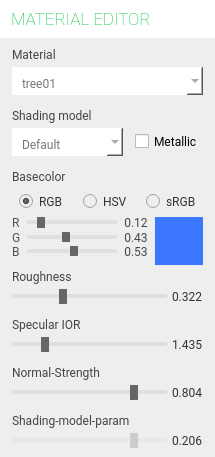
<?xml version="1.0" encoding="UTF-8"?>
<ui version="4.0">
 <class>MainWindow</class>
 <widget class="QMainWindow" name="MainWindow">
  <property name="geometry">
   <rect>
    <x>0</x>
    <y>0</y>
    <width>215</width>
    <height>457</height>
   </rect>
  </property>
  <property name="minimumSize">
   <size>
    <width>215</width>
    <height>457</height>
   </size>
  </property>
  <property name="maximumSize">
   <size>
    <width>215</width>
    <height>457</height>
   </size>
  </property>
  <property name="windowTitle">
   <string>Material Editor</string>
  </property>
  <property name="styleSheet">
   <string notr="true">QMainWindow { background: #eee; }
*, QLabel { font-family: Roboto; font-weight: 300; }

QSlider::groove:horizontal {
	border: 0;
	height: 4px;
	background: rgba(0, 0, 0, 15);
}

QSlider::handle:horizonal {
	background: #666;
	width: 8px;
	margin: -6px 0;
}

QSlider::handle:horizontal:disabled {
	background: #ccc;
}
QSlider::groove:horizontal:disabled {
	background: rgba(0, 0, 0, 8);
}

QRadioButton {
	background: #eee;
	padding: 4px 6px 3px;
   font-size: 12px;
	color: #333;
}

QRadioButton::indicator {
	width: 15px;
	height: 15px;
	margin-top: -1px;
}

QRadioButton:checked {
font-weight: bold;
}


QComboBox {
border: 0;
background: #fff;
padding: 5px 10px 1px;
font-family: Roboto;
color: #777;
font-size: 12px;
}

QComboBox::down-arrow {
	border: 0;
	margin: -3px;
	background: #ddd;
	margin-left: -16px;
margin-bottom: -4px;
    image: url(&quot;:/img/down-arrow.png&quot;);
}




QLabel {
	color: #444;
}</string>
  </property>
  <widget class="QWidget" name="centralwidget">
   <layout class="QGridLayout" name="gridLayout_2">
    <property name="verticalSpacing">
     <number>0</number>
    </property>
    <property name="margin">
     <number>0</number>
    </property>
    <item row="1" column="0">
     <layout class="QVBoxLayout" name="verticalLayout">
      <property name="spacing">
       <number>5</number>
      </property>
      <property name="leftMargin">
       <number>12</number>
      </property>
      <property name="topMargin">
       <number>9</number>
      </property>
      <property name="rightMargin">
       <number>12</number>
      </property>
      <property name="bottomMargin">
       <number>9</number>
      </property>
      <item>
       <widget class="QLabel" name="label_2">
        <property name="text">
         <string>Material</string>
        </property>
       </widget>
      </item>
      <item>
       <widget class="QComboBox" name="cb_material">
        <property name="minimumSize">
         <size>
          <width>0</width>
          <height>28</height>
         </size>
        </property>
        <item>
         <property name="text">
          <string>tree01</string>
         </property>
        </item>
       </widget>
      </item>
      <item>
       <spacer name="verticalSpacer">
        <property name="orientation">
         <enum>Qt::Vertical</enum>
        </property>
        <property name="sizeType">
         <enum>QSizePolicy::Fixed</enum>
        </property>
        <property name="sizeHint" stdset="0">
         <size>
          <width>20</width>
          <height>8</height>
         </size>
        </property>
       </spacer>
      </item>
      <item>
       <widget class="QLabel" name="label_14">
        <property name="text">
         <string>Shading model</string>
        </property>
       </widget>
      </item>
      <item>
       <layout class="QHBoxLayout" name="horizontalLayout" stretch="1,0">
        <property name="spacing">
         <number>12</number>
        </property>
        <item>
         <widget class="QComboBox" name="cb_shading_model">
          <property name="minimumSize">
           <size>
            <width>0</width>
            <height>28</height>
           </size>
          </property>
          <item>
           <property name="text">
            <string>Default</string>
           </property>
          </item>
          <item>
           <property name="text">
            <string>Emissive</string>
           </property>
          </item>
          <item>
           <property name="text">
            <string>Transparent</string>
           </property>
          </item>
         </widget>
        </item>
        <item>
         <widget class="QCheckBox" name="cb_metallic">
          <property name="text">
           <string>Metallic</string>
          </property>
         </widget>
        </item>
       </layout>
      </item>
      <item>
       <spacer name="verticalSpacer_2">
        <property name="orientation">
         <enum>Qt::Vertical</enum>
        </property>
        <property name="sizeType">
         <enum>QSizePolicy::Fixed</enum>
        </property>
        <property name="sizeHint" stdset="0">
         <size>
          <width>20</width>
          <height>8</height>
         </size>
        </property>
       </spacer>
      </item>
      <item>
       <widget class="QLabel" name="label_15">
        <property name="text">
         <string>Basecolor</string>
        </property>
       </widget>
      </item>
      <item>
       <layout class="QHBoxLayout" name="horizontalLayout_3">
        <property name="spacing">
         <number>0</number>
        </property>
        <item>
         <widget class="QRadioButton" name="cb_rgb">
          <property name="text">
           <string>RGB</string>
          </property>
          <property name="checked">
           <bool>true</bool>
          </property>
         </widget>
        </item>
        <item>
         <widget class="QRadioButton" name="cb_hsv">
          <property name="text">
           <string>HSV</string>
          </property>
         </widget>
        </item>
        <item>
         <widget class="QRadioButton" name="cb_srgb">
          <property name="text">
           <string>sRGB</string>
          </property>
         </widget>
        </item>
       </layout>
      </item>
      <item>
       <layout class="QHBoxLayout" name="horizontalLayout_2">
        <property name="spacing">
         <number>4</number>
        </property>
        <property name="leftMargin">
         <number>0</number>
        </property>
        <item>
         <layout class="QGridLayout" name="gridLayout">
          <item row="2" column="0">
           <widget class="QLabel" name="lbl_basecolor3">
            <property name="minimumSize">
             <size>
              <width>11</width>
              <height>0</height>
             </size>
            </property>
            <property name="styleSheet">
             <string notr="true">background: transparent; color: #555; </string>
            </property>
            <property name="text">
             <string>B</string>
            </property>
           </widget>
          </item>
          <item row="2" column="1">
           <widget class="QSlider" name="basecolor_3">
            <property name="maximum">
             <number>100</number>
            </property>
            <property name="value">
             <number>53</number>
            </property>
            <property name="orientation">
             <enum>Qt::Horizontal</enum>
            </property>
           </widget>
          </item>
          <item row="1" column="0">
           <widget class="QLabel" name="lbl_basecolor2">
            <property name="minimumSize">
             <size>
              <width>11</width>
              <height>0</height>
             </size>
            </property>
            <property name="styleSheet">
             <string notr="true">background: transparent; color: #555; </string>
            </property>
            <property name="text">
             <string>G</string>
            </property>
           </widget>
          </item>
          <item row="2" column="2">
           <widget class="QLabel" name="lbl_basecolor_val3">
            <property name="minimumSize">
             <size>
              <width>30</width>
              <height>0</height>
             </size>
            </property>
            <property name="maximumSize">
             <size>
              <width>30</width>
              <height>16777215</height>
             </size>
            </property>
            <property name="styleSheet">
             <string notr="true">background: transparent;</string>
            </property>
            <property name="text">
             <string>0.53</string>
            </property>
            <property name="alignment">
             <set>Qt::AlignCenter</set>
            </property>
           </widget>
          </item>
          <item row="1" column="2">
           <widget class="QLabel" name="lbl_basecolor_val2">
            <property name="minimumSize">
             <size>
              <width>30</width>
              <height>0</height>
             </size>
            </property>
            <property name="maximumSize">
             <size>
              <width>30</width>
              <height>16777215</height>
             </size>
            </property>
            <property name="styleSheet">
             <string notr="true">background: transparent;</string>
            </property>
            <property name="text">
             <string>0.43</string>
            </property>
            <property name="alignment">
             <set>Qt::AlignCenter</set>
            </property>
           </widget>
          </item>
          <item row="0" column="2">
           <widget class="QLabel" name="lbl_basecolor_val1">
            <property name="minimumSize">
             <size>
              <width>30</width>
              <height>0</height>
             </size>
            </property>
            <property name="maximumSize">
             <size>
              <width>30</width>
              <height>16777215</height>
             </size>
            </property>
            <property name="styleSheet">
             <string notr="true">background: transparent;</string>
            </property>
            <property name="text">
             <string>0.12</string>
            </property>
            <property name="alignment">
             <set>Qt::AlignCenter</set>
            </property>
           </widget>
          </item>
          <item row="1" column="1">
           <widget class="QSlider" name="basecolor_2">
            <property name="maximum">
             <number>100</number>
            </property>
            <property name="value">
             <number>43</number>
            </property>
            <property name="orientation">
             <enum>Qt::Horizontal</enum>
            </property>
           </widget>
          </item>
          <item row="0" column="1">
           <widget class="QSlider" name="basecolor_1">
            <property name="maximum">
             <number>100</number>
            </property>
            <property name="value">
             <number>12</number>
            </property>
            <property name="orientation">
             <enum>Qt::Horizontal</enum>
            </property>
           </widget>
          </item>
          <item row="0" column="0">
           <widget class="QLabel" name="lbl_basecolor1">
            <property name="minimumSize">
             <size>
              <width>11</width>
              <height>0</height>
             </size>
            </property>
            <property name="styleSheet">
             <string notr="true">background: transparent; color: #555; </string>
            </property>
            <property name="text">
             <string>R</string>
            </property>
           </widget>
          </item>
         </layout>
        </item>
        <item>
         <widget class="QWidget" name="color_container" native="true">
          <property name="minimumSize">
           <size>
            <width>48</width>
            <height>48</height>
           </size>
          </property>
          <property name="maximumSize">
           <size>
            <width>48</width>
            <height>48</height>
           </size>
          </property>
          <widget class="QLabel" name="lbl_color_preview">
           <property name="geometry">
            <rect>
             <x>0</x>
             <y>0</y>
             <width>48</width>
             <height>48</height>
            </rect>
           </property>
           <property name="minimumSize">
            <size>
             <width>0</width>
             <height>0</height>
            </size>
           </property>
           <property name="maximumSize">
            <size>
             <width>16777215</width>
             <height>16777215</height>
            </size>
           </property>
           <property name="styleSheet">
            <string notr="true">background: rgba(60, 120, 255);</string>
           </property>
           <property name="text">
            <string/>
           </property>
          </widget>
          <widget class="QLabel" name="label">
           <property name="geometry">
            <rect>
             <x>0</x>
             <y>0</y>
             <width>48</width>
             <height>48</height>
            </rect>
           </property>
           <property name="text">
            <string/>
           </property>
           <property name="pixmap">
            <pixmap resource="resources.qrc">:/img/color_picker_mask.png</pixmap>
           </property>
          </widget>
         </widget>
        </item>
       </layout>
      </item>
      <item>
       <spacer name="verticalSpacer_3">
        <property name="orientation">
         <enum>Qt::Vertical</enum>
        </property>
        <property name="sizeType">
         <enum>QSizePolicy::Fixed</enum>
        </property>
        <property name="sizeHint" stdset="0">
         <size>
          <width>20</width>
          <height>8</height>
         </size>
        </property>
       </spacer>
      </item>
      <item>
       <widget class="QLabel" name="tt_roughness">
        <property name="text">
         <string>Roughness</string>
        </property>
       </widget>
      </item>
      <item>
       <layout class="QHBoxLayout" name="horizontalLayout_4">
        <item>
         <widget class="QSlider" name="slider_roughness">
          <property name="maximum">
           <number>100</number>
          </property>
          <property name="value">
           <number>32</number>
          </property>
          <property name="orientation">
           <enum>Qt::Horizontal</enum>
          </property>
         </widget>
        </item>
        <item>
         <widget class="QLabel" name="lbl_roughness">
          <property name="styleSheet">
           <string notr="true">color: #333;</string>
          </property>
          <property name="text">
           <string>0.322</string>
          </property>
         </widget>
        </item>
       </layout>
      </item>
      <item>
       <spacer name="verticalSpacer_4">
        <property name="orientation">
         <enum>Qt::Vertical</enum>
        </property>
        <property name="sizeType">
         <enum>QSizePolicy::Fixed</enum>
        </property>
        <property name="sizeHint" stdset="0">
         <size>
          <width>20</width>
          <height>8</height>
         </size>
        </property>
       </spacer>
      </item>
      <item>
       <widget class="QLabel" name="tt_specular">
        <property name="text">
         <string>Specular IOR</string>
        </property>
       </widget>
      </item>
      <item>
       <layout class="QHBoxLayout" name="horizontalLayout_5">
        <item>
         <widget class="QSlider" name="slider_specular">
          <property name="maximum">
           <number>100</number>
          </property>
          <property name="sliderPosition">
           <number>20</number>
          </property>
          <property name="orientation">
           <enum>Qt::Horizontal</enum>
          </property>
         </widget>
        </item>
        <item>
         <widget class="QLabel" name="lbl_specular">
          <property name="styleSheet">
           <string notr="true">color: #333;</string>
          </property>
          <property name="text">
           <string>1.435</string>
          </property>
         </widget>
        </item>
       </layout>
      </item>
      <item>
       <spacer name="verticalSpacer_5">
        <property name="orientation">
         <enum>Qt::Vertical</enum>
        </property>
        <property name="sizeType">
         <enum>QSizePolicy::Fixed</enum>
        </property>
        <property name="sizeHint" stdset="0">
         <size>
          <width>20</width>
          <height>8</height>
         </size>
        </property>
       </spacer>
      </item>
      <item>
       <widget class="QLabel" name="tt_normal">
        <property name="text">
         <string>Normal-Strength</string>
        </property>
       </widget>
      </item>
      <item>
       <layout class="QHBoxLayout" name="horizontalLayout_6">
        <item>
         <widget class="QSlider" name="slider_normal">
          <property name="maximum">
           <number>100</number>
          </property>
          <property name="sliderPosition">
           <number>80</number>
          </property>
          <property name="orientation">
           <enum>Qt::Horizontal</enum>
          </property>
         </widget>
        </item>
        <item>
         <widget class="QLabel" name="lbl_normal">
          <property name="styleSheet">
           <string notr="true">color: #333;</string>
          </property>
          <property name="text">
           <string>0.804</string>
          </property>
         </widget>
        </item>
       </layout>
      </item>
      <item>
       <spacer name="verticalSpacer_6">
        <property name="orientation">
         <enum>Qt::Vertical</enum>
        </property>
        <property name="sizeType">
         <enum>QSizePolicy::Fixed</enum>
        </property>
        <property name="sizeHint" stdset="0">
         <size>
          <width>20</width>
          <height>8</height>
         </size>
        </property>
       </spacer>
      </item>
      <item>
       <widget class="QLabel" name="tt_param1">
        <property name="text">
         <string>Shading-model-param</string>
        </property>
       </widget>
      </item>
      <item>
       <layout class="QHBoxLayout" name="horizontalLayout_7">
        <item>
         <widget class="QSlider" name="slider_param1">
          <property name="enabled">
           <bool>false</bool>
          </property>
          <property name="maximum">
           <number>100</number>
          </property>
          <property name="sliderPosition">
           <number>80</number>
          </property>
          <property name="orientation">
           <enum>Qt::Horizontal</enum>
          </property>
         </widget>
        </item>
        <item>
         <widget class="QLabel" name="lbl_param1">
          <property name="styleSheet">
           <string notr="true">color: #333;</string>
          </property>
          <property name="text">
           <string>0.206</string>
          </property>
         </widget>
        </item>
       </layout>
      </item>
      <item>
       <spacer name="verticalSpacer_7">
        <property name="orientation">
         <enum>Qt::Vertical</enum>
        </property>
        <property name="sizeHint" stdset="0">
         <size>
          <width>20</width>
          <height>40</height>
         </size>
        </property>
       </spacer>
      </item>
     </layout>
    </item>
    <item row="0" column="0">
     <widget class="QLabel" name="label_3">
      <property name="minimumSize">
       <size>
        <width>0</width>
        <height>38</height>
       </size>
      </property>
      <property name="maximumSize">
       <size>
        <width>16777215</width>
        <height>38</height>
       </size>
      </property>
      <property name="styleSheet">
       <string notr="true">font-size: 17px; color: #03C03C;
font-weight: 100; background: #fff; padding-left: 7px;</string>
      </property>
      <property name="text">
       <string>MATERIAL EDITOR</string>
      </property>
     </widget>
    </item>
   </layout>
  </widget>
 </widget>
 <resources>
  <include location="resources.qrc"/>
 </resources>
 <connections/>
</ui>
